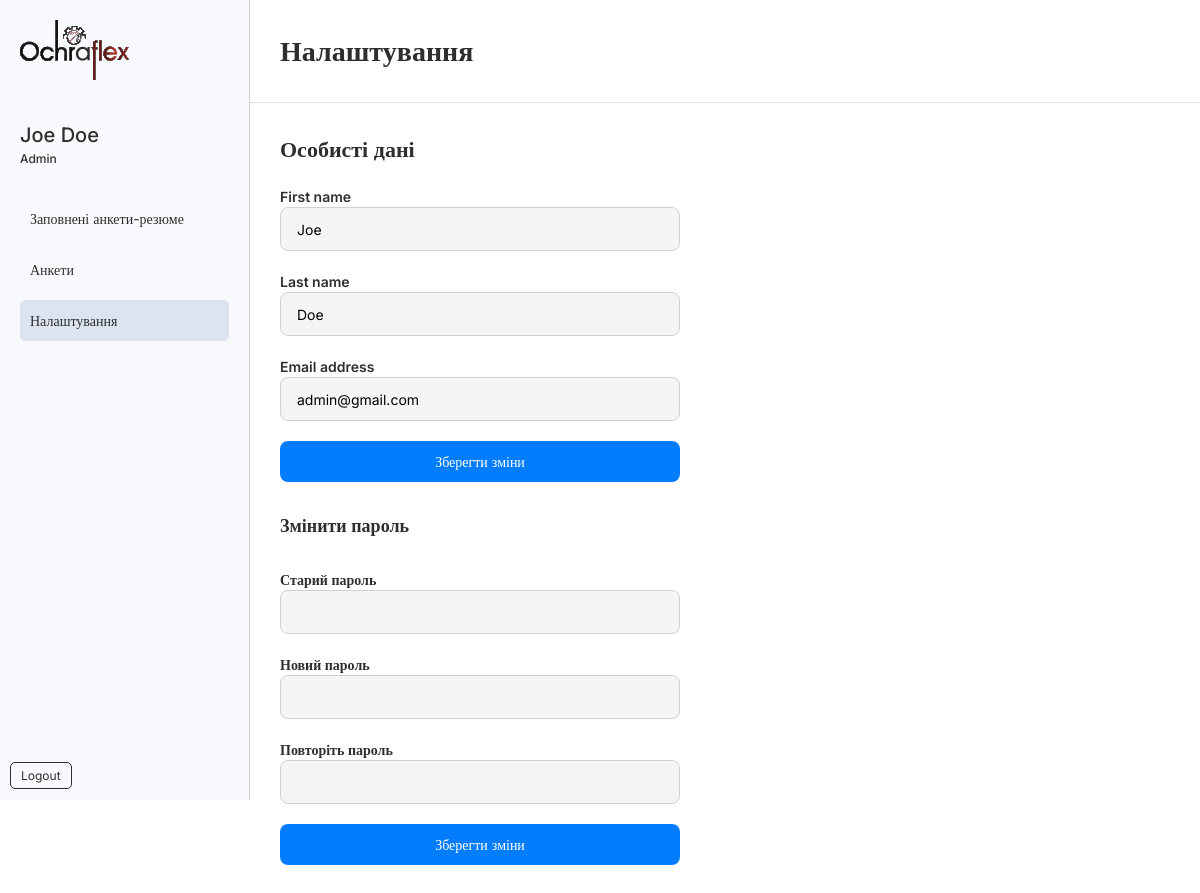
The app's page /dashboard/settings/ (signed in), older data.
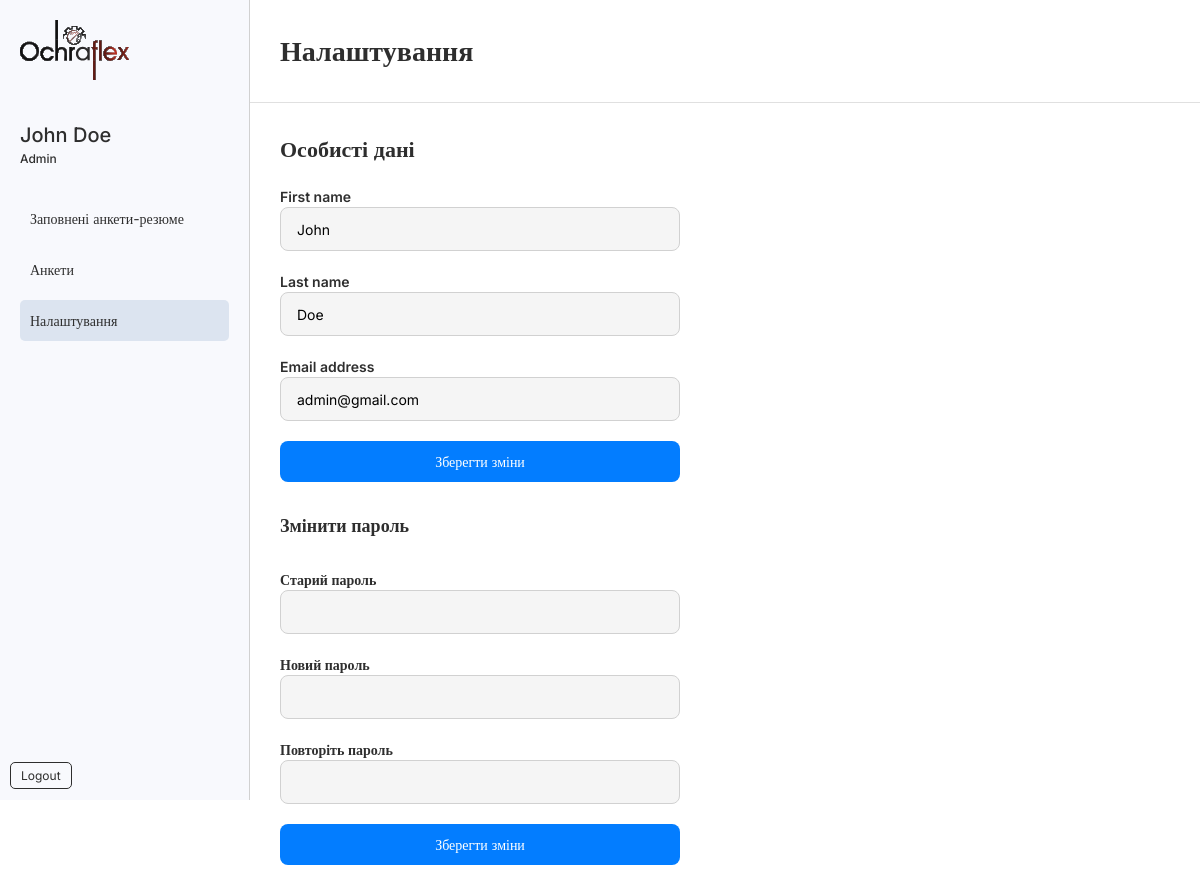
The same page, newer data.
### account/models.py (models this page shows, shortened)
class CustomUser(AbstractUser):
    username = None
    email = models.EmailField(_("Email address"), unique=True)
    USERNAME_FIELD = "email"
    REQUIRED_FIELDS = [
        'first_name',
        'last_name',
    ]
    objects = CustomUserManager()

### app/views.py (the view)
# urls.py: path('settings/', views.dashboard_view, name='dashboard'),
@login_required(login_url='/account/signin')
def dashboard_view(request):
    if not request.user.is_authenticated:
        return redirect('signin')
    user_form = ChangeUserForm(instance=request.user)
    if request.method == 'POST':
        user_form = ChangeUserForm(request.POST, instance=request.user)
        if user_form.is_valid():
            user_form.save()
            messages.success(request, 'Профіль успішно оновлено.')
            return redirect('dashboard')
    change_password_form = CustomPasswordChangeForm(user=request.user)
    if request.method == 'POST':
        change_password_form = CustomPasswordChangeForm(
            user=request.user,
            data=request.POST,
        )
        if change_password_form.is_valid():
            user = change_password_form.save()
            update_session_auth_hash(request, user)
            messages.success(
                request, 'Ваш пароль успішно змінено!')
            return redirect('dashboard')
        else:
            messages.error(request, 'Виправте помилку нижче.')
    else:
        change_password_form = CustomPasswordChangeForm(user=request.user)
    return render(request, 'dashboard/settings.html', {'form': user_form, 'change_password_form': change_password_form})

### account/forms.py
class ChangeUserForm(forms.ModelForm):
    class Meta:
        model = CustomUser
        fields = ('first_name', 'last_name', 'email')

### app/forms.py (shortened to what this page needs)
class CustomPasswordChangeForm(PasswordChangeForm):
    first_name = forms.CharField(
        max_length=30, required=False, label="First Name")
    last_name = forms.CharField(
        max_length=30, required=False, label="Last Name")
    def __init__(self, *args, **kwargs):
        super().__init__(*args, **kwargs)
        self.fields['first_name'].initial = self.user.first_name
        self.fields['last_name'].initial = self.user.last_name

### app/templatetags/custom_filters.py (called while the page is built)
@register.simple_tag
def is_active_path(request, pattern):
    return "active" if re.match(pattern, request.path) else ""

### templates/dashboard/settings.html (shortened to what this page needs)
{% extends 'dashboard/dashboard_base.html' %}
{% block title_page %}Налаштування{% endblock title_page %}
{% block main %}
<div class="settings">
  <h4>Особисті дані</h4>
  <form method="POST">
    <label for="id_first_name" class="input_label">First name</label>
    <input
      type="text"
      name="first_name"
      value="{{request.user.first_name}}"
      maxlength="150"
      id="id_first_name"
      class="input_base marg_bottom-20"
    />
    <label for="id_last_name" class="input_label">Last name</label>
    <input
      type="text"
      name="last_name"
      value="{{ request.user.last_name }}"
      maxlength="150"
      id="id_last_name"
      class="input_base marg_bottom-20"
    />
    <label for="id_email" class="input_label">Email address</label>
    <input
      type="email"
      name="email"
      value="{{ request.user.email }}"
      maxlength="254"
      required=""
      id="id_email"
      class="input_base marg_bottom-20"
    />
    <button type="submit" class="button_primary button_reset button_full_width">
      Зберегти зміни
    </button>
  </form>
  <h5>Змінити пароль</h5>
  <form method="POST">
    <label for="id_old_password" class="input_label">Старий пароль</label>
    <input
      type="password"
      name="old_password"
      autocomplete="current-password"
      required
      id="id_old_password"
      class="input_base marg_bottom-20"
    />
    <label for="id_new_password1" class="input_label">Новий пароль</label>
    <input
      type="password"
      name="new_password1"
      autocomplete="new-password"
      id="id_new_password1"
      class="input_base marg_bottom-20"
    />
    <label for="id_new_password2" class="input_label">Повторіть пароль</label>
    <input
      type="password"
      name="new_password2"
      autocomplete="new-password"
      id="id_new_password2"
      class="input_base marg_bottom-20"
    />
    <button type="submit" class="button_reset button_primary button_full_width">
      Зберегти зміни
    </button>
  </form>
</div>
{% endblock main %}

### templates/dashboard/dashboard_base.html (shortened to what this page needs)
{% load static %} {% load custom_filters %}
<!DOCTYPE html>
<html lang="en">
  <head>
    <link rel="stylesheet" href="{% static 'css/reset.css' %}" />
    <link rel="stylesheet" href="{% static 'css/style.css' %}" />
    <link rel="stylesheet" href="{% static 'css/auth/alert.css' %}" />
    <link
      rel="stylesheet"
      href="{% static 'css/dashboard/dashboard_style.css' %}"
    />
    <link rel="stylesheet" href="{% static 'css/dashboard/side_bar.css' %}" />
    <link
      rel="stylesheet"
      href="{% static 'css/dashboard/main_header.css' %}"
    />
    <link rel="stylesheet" href="{% static 'css/form-items.css' %}" />
    <link rel="stylesheet" href="{% static 'css/responsive.css' %}" />
  </head>
  <body class="inter-primary">
    <div class="sidebar">
      <div class="logo">
        <a href="{% url 'questionnaires' %}">
          <img src="{% static 'images/main_logo.svg' %}" alt="Logo" />
        </a>
      </div>
      <div class="user">
        {{ request.user.get_full_name }}
        <div class="role">Admin</div>
      </div>
      <ul class="menu">
        <li>
          <a
            href="{% url 'list_resumes' %}"
            class="{% is_active_path request '/dashboard/resumes/.*' %}"
          >
            Заповнені анкети-резюме</a
          >
        </li>
        <li>
          <a
            href="{% url 'questionnaires' %}"
            class="{% is_active_path request '/dashboard/questionnaires/.*' %}"
            >Анкети</a
          >
        </li>
        <li>
          <a
            href="{% url 'dashboard' %}"
            class="{% if request.path == '/dashboard/settings/' %}active{% endif %}"
            >Налаштування</a
          >
        </li>
      </ul>
      <div class="logout">
        <a href="{% url 'logout' %}"> Logout </a>
      </div>
    </div>
    <div class="page">
      <div class="header">
        <h1>{% block title_page %}{% endblock title_page %}</h1>
      </div>
      <div class="content">
        {% block main %} {% endblock main %}
      </div>
    </div>
  </body>
</html>

Row changes from the older to the newer data that the page shows:
changed CustomUser "Doe": user.get_full_name "Joe Doe" → "John Doe"; first_name "Joe" → "John"
